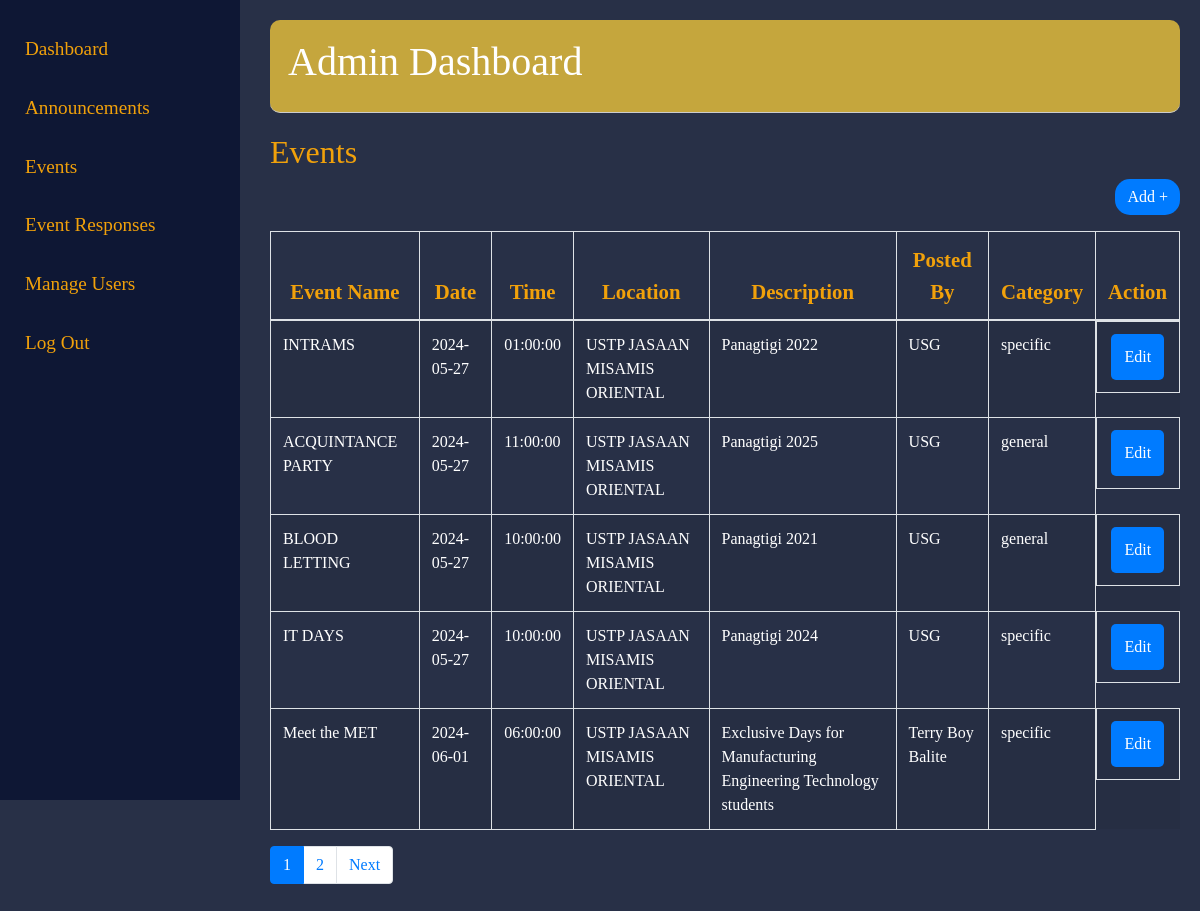
The page /admin_dashboard.php?section=events on the database its author committed.
### tables this page shows
CREATE TABLE `events` (
  `id` int(11) UNSIGNED NOT NULL,
  `name` varchar(255) NOT NULL,
  `date` date NOT NULL,
  `time` time NOT NULL,
  `location` varchar(255) NOT NULL,
  `about` text NOT NULL,
  `posted_by` varchar(255) NOT NULL,
  `general_or_specific` enum('general','specific') NOT NULL,
  `course` varchar(50) DEFAULT NULL,
  `created_at` timestamp NOT NULL DEFAULT current_timestamp()
);

### admin_dashboard.php (the view, shortened to what this page needs)
<?php
$servername = "localhost";
$username = "connected";
$password = "Connected_1";
$dbname = "devapp";
$conn = new mysqli($servername, $username, $password, $dbname);
$results_per_page = 5;
$page = isset($_GET['page']) ? (int)$_GET['page'] : 1;
$offset = ($page - 1) * $results_per_page;
$section = isset($_GET['section']) ? $_GET['section'] : 'announcements';
if ($section == 'events') {
    $sql_total = "SELECT COUNT(*) FROM events";
    $sql = "SELECT name, date, time, location, about, posted_by, general_or_specific FROM events LIMIT ? OFFSET ?";
} else {
    $sql_total = "SELECT COUNT(*) FROM announcements";
    $sql = "SELECT name, date, time, location, about, posted_by, specific_type FROM announcements LIMIT ? OFFSET ?";
}
if ($section != 'dashboard') {
    $stmt_total = $conn->prepare($sql_total);
    $stmt_total->execute();
    $stmt_total->bind_result($total_results);
    $total_pages = ceil($total_results / $results_per_page);
}
if ($section != 'dashboard') {
    $stmt = $conn->prepare($sql);
    if ($section == 'event_responses' && $response_filter) {
        $stmt->bind_param("sii", $response_filter, $results_per_page, $offset);
    } else {
        $stmt->bind_param("ii", $results_per_page, $offset);
    }
    $stmt->execute();
    $result = $stmt->get_result();
}
?>
<!DOCTYPE html>
<html lang="en">
<head>
    <link href="https://stackpath.bootstrapcdn.com/bootstrap/4.5.2/css/bootstrap.min.css" rel="stylesheet">
    <link href='https://unpkg.com/boxicons@2.1.1/css/boxicons.min.css' rel='stylesheet'>
    <link href="https://cdnjs.cloudflare.com/ajax/libs/font-awesome/5.15.4/css/all.min.css" rel="stylesheet">
</head>
<body>
<div class="sidebar">
    <a href="?section=dashboard">Dashboard</a>
    <a href="?section=announcements">Announcements</a>
    <a href="?section=events">Events</a>
    <a href="?section=event_responses">Event Responses</a>
    <a href="users.php">Manage Users</a>
    <a href="index.php">Log Out</a>
</div>
<div class="main-content">
    <div class="header">
        <h1>Admin Dashboard</h1>
    </div>
    <div class="content">
        <?php if ($section == 'dashboard'): ?>
            <h2>Dashboard</h2>
            <div class="row">
                <div class="col-md-3">
                    <div class="dashboard-box">
                        <h3 class="box-title">Announcements</h3>
                        <div class="container">
                            <div>Total Announcements: <?php echo $total_announcements; ?></div>
                        </div>
                    </div>
                </div>
                <div class="col-md-3">
                    <div class="dashboard-box">
                        <h3 class="box-title">Events</h3>
                        <div class="container">
                            <div>Total Events: <?php echo $total_events; ?></div>
                        </div>
                    </div>
                </div>
                <div class="col-md-3">
                    <div class="dashboard-box">
                        <h3 class="box-title">Event Responses</h3>
                        <div class="container">
                            <div>Total Event Responses: <?php echo $total_event_responses; ?></div>
                        </div>
                    </div>
                </div>
                <div class="col-md-3">
                    <div class="dashboard-box">
                        <h3 class="box-title">Users</h3>
                        <div class="container">
                            <div>Total Users: <?php echo $total_users; ?></div>
                        </div>
                    </div>
                </div>
            </div>
        <?php else: ?>
            <h2><?php echo ucfirst($section); ?></h2>
            <?php if ($section !== 'event_responses'): ?>
                <div class="text-right mb-3">
                    <?php
                    $new_item_url = $section == 'events' ? 'createEv.php' : 'createAnn.php';
                    ?>
                    <a href="<?php echo $new_item_url; ?>" class="btn btn-primary" style="border-radius: 15px;">Add +</a>
                </div>
            <?php endif; ?>
            <div class="table-responsive">
                <table class="table table-striped table-bordered">
                    <thead>
                        <tr>
                            <?php
                            if ($section == 'events') {
                                echo '<th>Event Name</th>';
                                echo '<th>Date</th>';
                                echo '<th>Time</th>';
                                echo '<th>Location</th>';
                                echo '<th>Description</th>';
                                echo '<th>Posted By</th>';
                                echo '<th>Category</th>';
                                echo '<th>Action</th>';
                            } elseif ($section == 'event_responses') {
                                echo '<th>Name</th>';
                                echo '<th>User ID</th>';
                                echo '<th>Response</th>';
                                echo '<th>Reason (If not going)</th>';
                            }
                            ?>
                        </tr>
                    </thead>
                    <tbody>
                        <?php
                        if ($section != 'dashboard' && $result->num_rows > 0) {
                            while($row = $result->fetch_assoc()) {
                                echo '<tr>';
                                if ($section == 'events') {
                                    echo '<td>' . htmlspecialchars($row["name"]) . '</td>';
                                    echo '<td>' . htmlspecialchars($row["date"]) . '</td>';
                                    echo '<td>' . htmlspecialchars($row["time"]) . '</td>';
                                    echo '<td>' . htmlspecialchars($row["location"]) . '</td>';
                                    echo '<td>' . htmlspecialchars($row["about"]) . '</td>';
                                    echo '<td>' . htmlspecialchars($row["posted_by"]) . '</td>';
                                    echo '<td>' . htmlspecialchars($row["general_or_specific"]) . '</td>';
                                    echo '<td class="action-buttons">';
                                    echo '<a href="editEvent.php?name=' . urlencode($row["name"]) . '" class="action-button edit-button">Edit</a>';
                                    echo '</td>';
                                } elseif ($section == 'event_responses') {
                                    echo '<td>' . htmlspecialchars($row["name"]) . '</td>';
                                    echo '<td>' . htmlspecialchars($row["user_id"]) . '</td>';
                                    echo '<td>' . htmlspecialchars($row["response"]) . '</td>';
                                    echo '<td>' . htmlspecialchars($row["reason"]) . '</td>';
                                    echo '</tr>';
                                }
                                echo '</tr>';
                            }
                        } elseif ($section == 'dashboard') {
                        } else {
                            echo '<tr><td colspan="8">No ' . $section . ' found.</td></tr>';
                        }
                        ?>
                    </tbody>
                </table>
            </div>
            <?php
            if ($section != 'dashboard' && $total_results > $results_per_page) {
                echo '<nav>';
                echo '<ul class="pagination">';
                $query_string = '?section=' . $section;
                for ($i = 1; $i <= $total_pages; $i++) {
                    echo '<li class="page-item ' . ($i == $page ? 'active' : '') . '"><a class="page-link" href="' . $query_string . '&page=' . $i . '">' . $i . '</a></li>';
                }
                if ($page < $total_pages) {
                    echo '<li class="page-item"><a class="page-link" href="' . $query_string . '&page=' . ($page + 1) . '">Next</a></li>';
                }
                echo '</ul>';
                echo '</nav>';
            }
            ?>
        <?php endif; ?>
    </div>
</div>
</body>
</html>

### admin_dashboard.php (style rules this page uses)
body { font-family: 'Poppins'; margin: 0; background-color: rgb(40, 48, 71); color: #f1a10b; }
.sidebar { width: 240px; height: 100vh; background-color: #0e1734; position: fixed; top: 0; padding-top: 20px; color: #f1a10b; }
.sidebar a { padding: 15px 25px; text-decoration: none; font-size: 1.2rem; color: #f1a10b; display: block; transition: background-color 0.3s ease; }
.main-content { margin-left: 250px; padding: 20px; }
.header { background-color: rgb(197, 166, 61); color: #fff; padding: 18px; border-bottom: 1px solid #ccc; border-radius: 10px; }
.content { margin-top: 20px; }
.btn { border: none; }
th { color: #f1a10b; font-size: 1.3rem; text-align: center; }
tr { color: white; }
.action-buttons { display: flex; justify-content: center; gap: 5px; }
.action-button { padding: 11px 13px; border-radius: 5px; cursor: pointer; transition: background-color 0.3s; }
.edit-button { background-color: #007bff; color: #fff; }

### rows shown on the page
events: name "INTRAMS", date "2024-05-27", time "01:00:00", location "USTP JASAAN MISAMIS ORIENTAL", about "Panagtigi 2022", posted_by "USG", general_or_specific "specific"
events: name "ACQUINTANCE PARTY", date "2024-05-27", time "11:00:00", location "USTP JASAAN MISAMIS ORIENTAL", about "Panagtigi 2025", posted_by "USG", general_or_specific "general"
events: name "BLOOD LETTING", date "2024-05-27", time "10:00:00", location "USTP JASAAN MISAMIS ORIENTAL", about "Panagtigi 2021", posted_by "USG", general_or_specific "general"
events: name "IT DAYS", date "2024-05-27", time "10:00:00", location "USTP JASAAN MISAMIS ORIENTAL", about "Panagtigi 2024", posted_by "USG", general_or_specific "specific"
events: name "Meet the MET", date "2024-06-01", time "06:00:00", location "USTP JASAAN MISAMIS ORIENTAL", about "Exclusive Days for Manufacturing Engineering Technology students", posted_by "Terry Boy Balite", general_or_specific "specific"

### other values the page prints
$section "Events"
